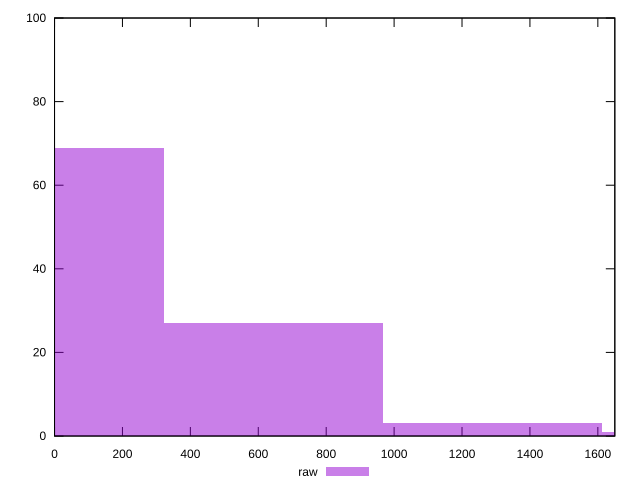

gnuplot code for this plot:
reset

$raw <<EOF
0 69
645.297763691199 27
1290.595527382398 3
1935.8932910735969 1
EOF

set key outside below
set boxwidth 645.297763691199
set xrange [0:1650]
set yrange [0:100]
set trange [0:100]
set style fill transparent solid 0.5 noborder
set terminal svg size 640, 490 enhanced background rgb 'white'
set output "report_00013_2021-02-09T12-04-24.940Z/uses-http2/samples/pages/raw/histogram.svg"

plot $raw title "raw" with boxes

reset
